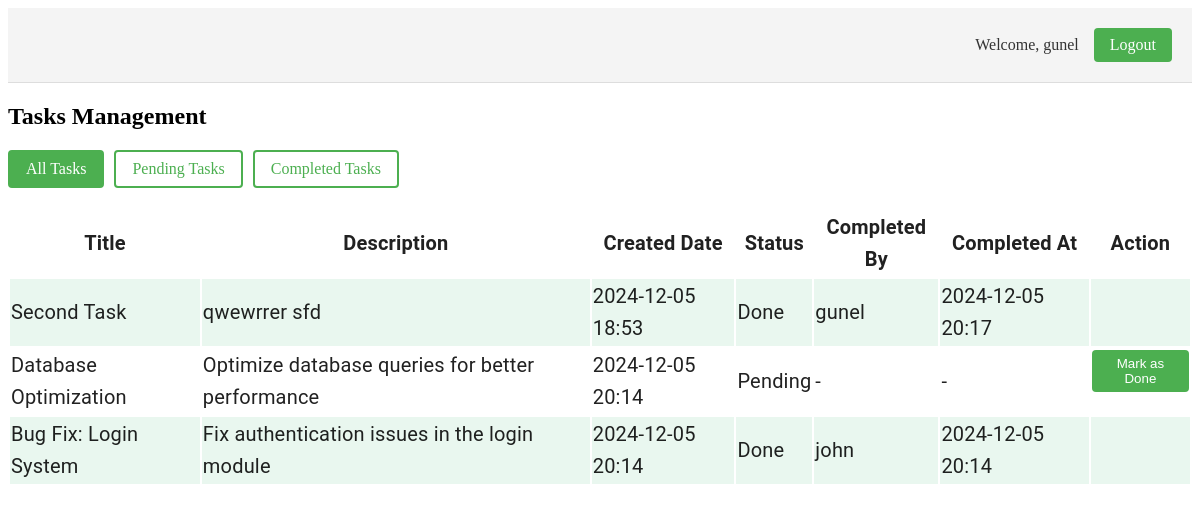
The app's page /tasks/ (signed in) with its own data.
### tasks/models.py (models this page shows, shortened)
class Task(models.Model):
    title = models.CharField(max_length=200)
    description = models.TextField()
    created_at = models.DateTimeField(auto_now_add=True)
    status = models.BooleanField(default=False)
    completed_at = models.DateTimeField(null=True, blank=True)
    completed_by = models.ForeignKey(User, on_delete=models.SET_NULL, null=True, blank=True, related_name='completed_tasks')
    assigned_users = models.ManyToManyField(User, related_name='assigned_tasks')

### tasks/views.py (the view)
# urls.py: path('tasks/', views.task_list, name='task_list'),
def task_list(request):
    filter_param = request.GET.get('filter', 'all')
    base_queryset = Task.objects.filter(assigned_users=request.user)
    if filter_param == 'completed':
        tasks = base_queryset.filter(status=True)
    elif filter_param == 'pending':
        tasks = base_queryset.filter(status=False)
    else:
        tasks = base_queryset
    context = {
        'tasks': tasks,
        'filter': filter_param,
        'is_admin': request.user.is_staff
    }
    return render(request, 'tasks/task_list.html', context)

### tasks/templates/tasks/task_list.html (shortened to what this page needs)
{% block content %}
<div class="header-container">
    {% if user.is_authenticated %}
        <div class="user-info">
            <span class="welcome-text">Welcome, {{ user.username }}</span>
            <a href="{% url 'logout' %}" class="logout-btn">Logout</a>
        </div>
    {% endif %}
</div>
<div class="task-list">
    <h2>Tasks Management</h2>
    <div class="filter-buttons">
        <a href="{% url 'task_list' %}?filter=all" class="filter-btn {% if filter == 'all' %}active{% endif %}">All Tasks</a>
        <a href="{% url 'task_list' %}?filter=pending" class="filter-btn {% if filter == 'pending' %}active{% endif %}">Pending Tasks</a>
        <a href="{% url 'task_list' %}?filter=completed" class="filter-btn {% if filter == 'completed' %}active{% endif %}">Completed Tasks</a>
    </div>
    <table class="task-table">
        <thead>
            <tr>
                <th>Title</th>
                <th>Description</th>
                <th>Created Date</th>
                <th>Status</th>
                <th>Completed By</th>
                <th>Completed At</th>
                <th>Action</th>
            </tr>
        </thead>
        <tbody>
            {% for task in tasks %}
            <tr class="{% if task.status %}completed{% endif %}">
                <td>{{ task.title }}</td>
                <td>{{ task.description }}</td>
                <td>{{ task.created_at|date:"Y-m-d H:i" }}</td>
                <td>{% if task.status %}Done{% else %}Pending{% endif %}</td>
                <td>{{ task.completed_by.username|default:"-" }}</td>
                <td>{{ task.completed_at|date:"Y-m-d H:i"|default:"-" }}</td>
                <td>
                    {% if not task.status %}
                    <form method="post" action="{% url 'mark_done' task.id %}">
                        <button type="submit" class="btn-mark-done">Mark as Done</button>
                    </form>
                    {% endif %}
                </td>
            </tr>
            {% endfor %}
        </tbody>
    </table>
</div>
{% endblock %}

### tasks/templates/tasks/task_list.html (style rules this page uses)
.header-container { display: flex; justify-content: flex-end; padding: 20px; background-color: #f4f4f4; border-bottom: 1px solid #ddd; }
.user-info { display: flex; align-items: center; gap: 15px; }
.welcome-text { color: #333; font-weight: 500; }
.logout-btn { background-color: #4CAF50; color: white; padding: 8px 16px; border-radius: 4px; text-decoration: none; transition: background-color 0.3s; }
.task-table { color: rgba(0, 0, 0, 0.87); font-family: "Roboto", "Helvetica", "Arial", sans-serif; font-size: 1.25rem; font-weight: 400; line-height: 1.625; letter-spacing: 0.00938em; }
.completed { background-color: #e9f7ef !important; }
.btn-mark-done { background-color: #4CAF50; color: white; padding: 6px 12px; border: none; border-radius: 4px; cursor: pointer; }
.filter-buttons { margin: 20px 0; display: flex; gap: 10px; }
.filter-btn { padding: 8px 16px; border: 2px solid #4CAF50; border-radius: 4px; text-decoration: none; color: #4CAF50; background-color: white; transition: all 0.3s; }
.filter-btn.active { background-color: #4CAF50; color: white; }

### records on screen
Task: title "Second Task", description "qwewrrer sfd", created_at "2024-12-05 18:53", status "Done", completed_by.username "gunel", completed_at "2024-12-05 20:17"
Task: title "Database Optimization", description "Optimize database queries for better performance", created_at "2024-12-05 20:14", status "Pending", completed_by.username "-", completed_at "-"
Task: title "Bug Fix: Login System", description "Fix authentication issues in the login module", created_at "2024-12-05 20:14", status "Done", completed_by.username "john", completed_at "2024-12-05 20:14"

### other values on screen
{{ user.username }} "gunel"
